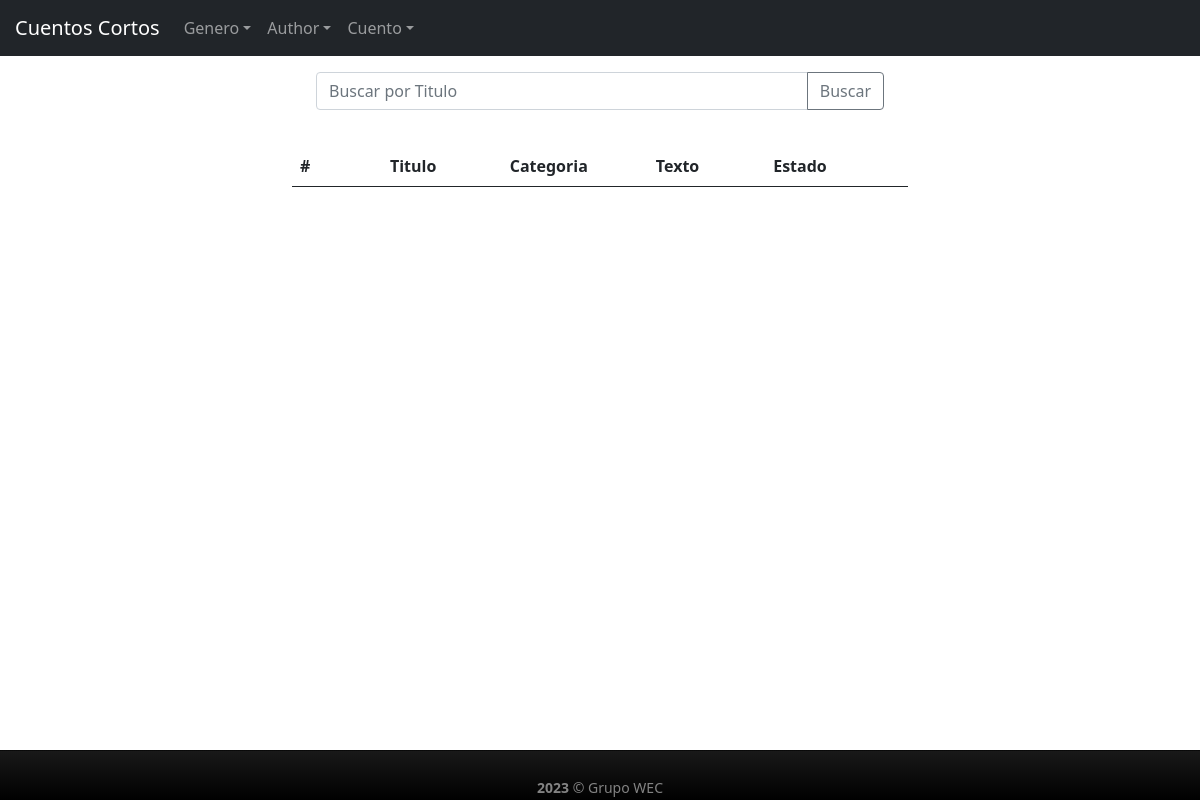
The page /stories/list on the database as committed earlier.
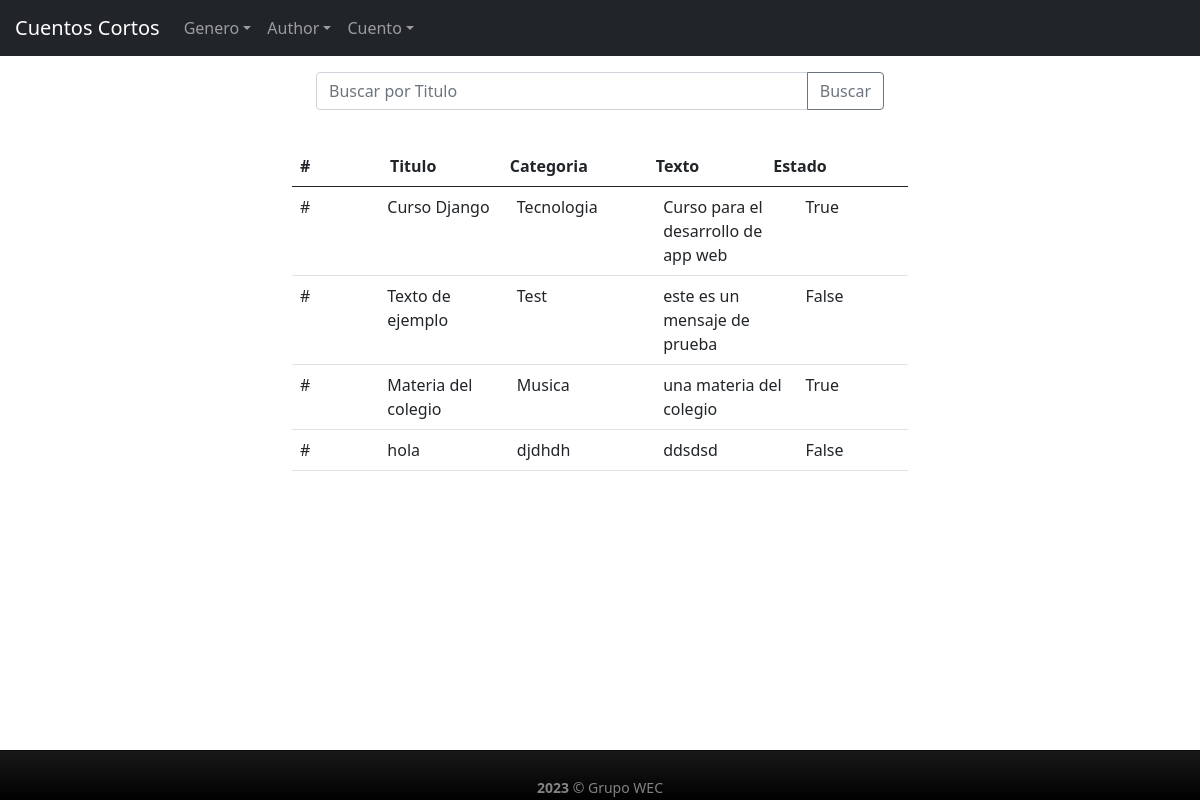
The same page on the database as committed later.
### AppShortStories/models.py (models this page shows)
class ShortStories(models.Model):
    titulo = models.CharField(max_length=50)
    categoria = models.CharField(max_length=50)
    estado = models.BooleanField(default = False)
    texto = models.CharField(max_length=100)

### AppShortStories/views.py (the view)
# urls.py: path('stories/list', BuscarShortStories.as_view(), name="cuento-list"),
class BuscarShortStories(ListView):
    model = ShortStories
    context_object_name = "cuentos"
    def get_queryset(self):
        f = BuscarStoriesform(self.request.GET)
        if f.is_valid():
           return ShortStories.objects.filter(titulo__icontains =f.data["criterio_titulo"]).all()
        return ShortStories.objects.all()

### AppShortStories/templates/AppShortStories/shortstories_list.html
{% extends "AppShortStories/index.html" %}
{% block body %}
<div class="container w-50 p-3">
    <form>
        <div class="input-group mb-3">
            <input name="criterio_titulo" maxlength="50" type="text" class="form-control" placeholder="Buscar por Titulo" aria-label="Recipient's username" aria-describedby="button-addon2">
            <button class="btn btn-outline-secondary" type="submit" id="button-addon2">Buscar</button>
          </div>
    </form>
</div>
<div class="container w-50 p-1">
    <div class="row justify-content-center align-items-center">
        <table class="table table-hover">
            <thead>
                <tr>
                    <th scope="col">#</th>
                    <th scope="col">Titulo</th>
                    <th scope="col">Categoria</th>
                    <th scope="col">Texto</th>
                    <th scope="col">Estado</th>
                </tr>
            </thead>
            <tbody>
                {% for cuento in cuentos %}
                <tr>
                    <td>#</td>
                    <td>{{cuento.titulo}}</td>
                    <td>{{cuento.categoria}}</td>
                    <td>{{cuento.texto}}</td>
                    <td>{{cuento.estado}}</td>
                </tr>
                {% endfor %}
            </tbody>
        </table>
    </div>
</div>
{% endblock %}

### AppShortStories/templates/AppShortStories/index.html (shortened to what this page needs)
<!DOCTYPE html>
<html lang="en">
<head>
    {% load static %}
    <link href="https://cdn.jsdelivr.net/npm/bootstrap@5.0.2/dist/css/bootstrap.min.css" rel="stylesheet">
    <link href="{% static 'AppShortStories/css/estilo.css' %}"  rel="stylesheet"/>
</head>
<body>
<nav class="navbar navbar-expand-sm navbar-dark bg-dark">
  <div class="collapse navbar-collapse" id="opciones">
    <ul class="navbar-nav">
      <li class="nav-item">
        <div id="inicio">
          <h6><a class="navbar-brand" href="{% url 'inicio' %}">Cuentos Cortos</a></h6>
        </div>
      </li>
      <li class="nav-item dropdown">
        <a class="nav-link dropdown-toggle" data-bs-toggle="dropdown" href="#" role="button"
          aria-expanded="false">Genero</a>
      </li>
      <li class="nav-item dropdown">
        <a class="nav-link dropdown-toggle" data-bs-toggle="dropdown" href="#" role="button"
          aria-expanded="false">Author</a>
      </li>
      <li class="nav-item dropdown">
        <a class="nav-link dropdown-toggle" data-bs-toggle="dropdown" href="#" role="button"
          aria-expanded="false">Cuento</a>
      </li>
    </ul>
  </div>
</nav>
    {% block body %}
    {% endblock %}
</body>
<footer id="sticky-footer" class="flex-shrink-0 py-4 bg-dark text-white-50">
  <div class="container text-center">
    <small><strong>2023</strong> &copy; Grupo WEC</small>
  </div>
</footer>
</html>

### AppShortStories/static/AppShortStories/css/estilo.css (style rules this page uses)
#inicio { margin-left: 15px; margin-top: 8px; }
table { width: 800px; border-spacing: 0; }
tbody, thead tr { display: block; }
tbody { height: 500px; overflow-y: auto; overflow-x: hidden; }
tbody td, thead th { width: 400px; }
thead th:last-child { width: 500px; }
footer { height: 50px; min-height: 50px; background-color: #191919; background-image: -moz-linear-gradient(top, #191919, #000000); background-image: -o-linear-gradient(top, #191919, #000000); background-image: -webkit-gradient(linear, left top, left bottom, color-stop(0, #191919), color-stop(1, #000000)); background-image: -webkit-linear-gradient(#191919, #000000); background-image: linear-gradient(top, #191919, #000000); filter: progid:DXImageTransform.Microsoft.gradient(startColorStr='#191919', endColorStr='#000000'); border-top: 1px solid rgba(30, 30, 30, 0.3); width: 100%; position: fixed; bottom: 0; }

Rows that differ between the two databases and show on the page:
added ShortStories: titulo "Curso Django", categoria "Tecnologia", texto "Curso para el desarrollo de app web", estado "True"
added ShortStories: titulo "Texto de ejemplo", categoria "Test", texto "este es un mensaje de prueba", estado "False"
added ShortStories: titulo "Materia del colegio", categoria "Musica", texto "una materia del colegio", estado "True"
added ShortStories: titulo "hola", categoria "djdhdh", texto "ddsdsd", estado "False"
